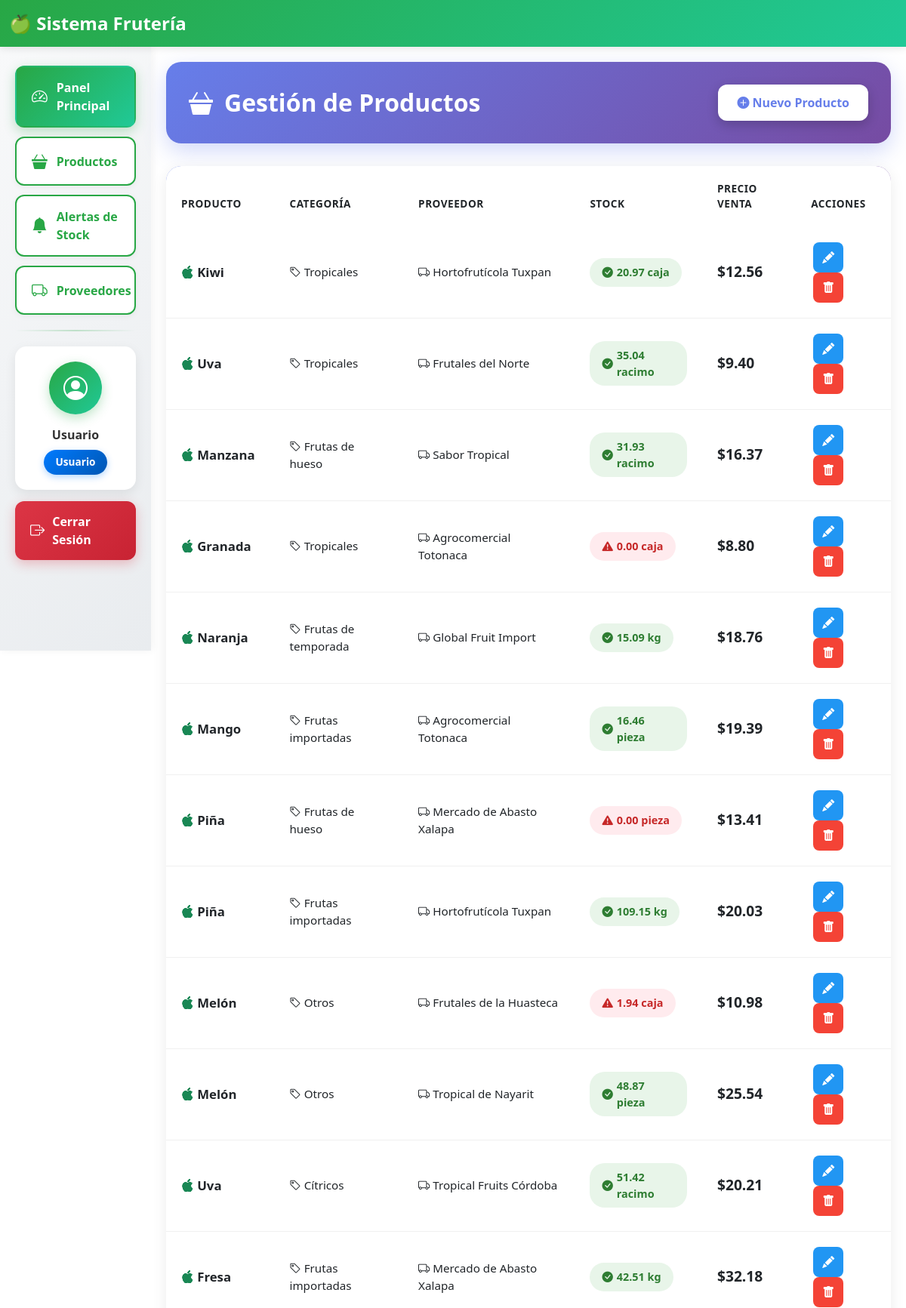
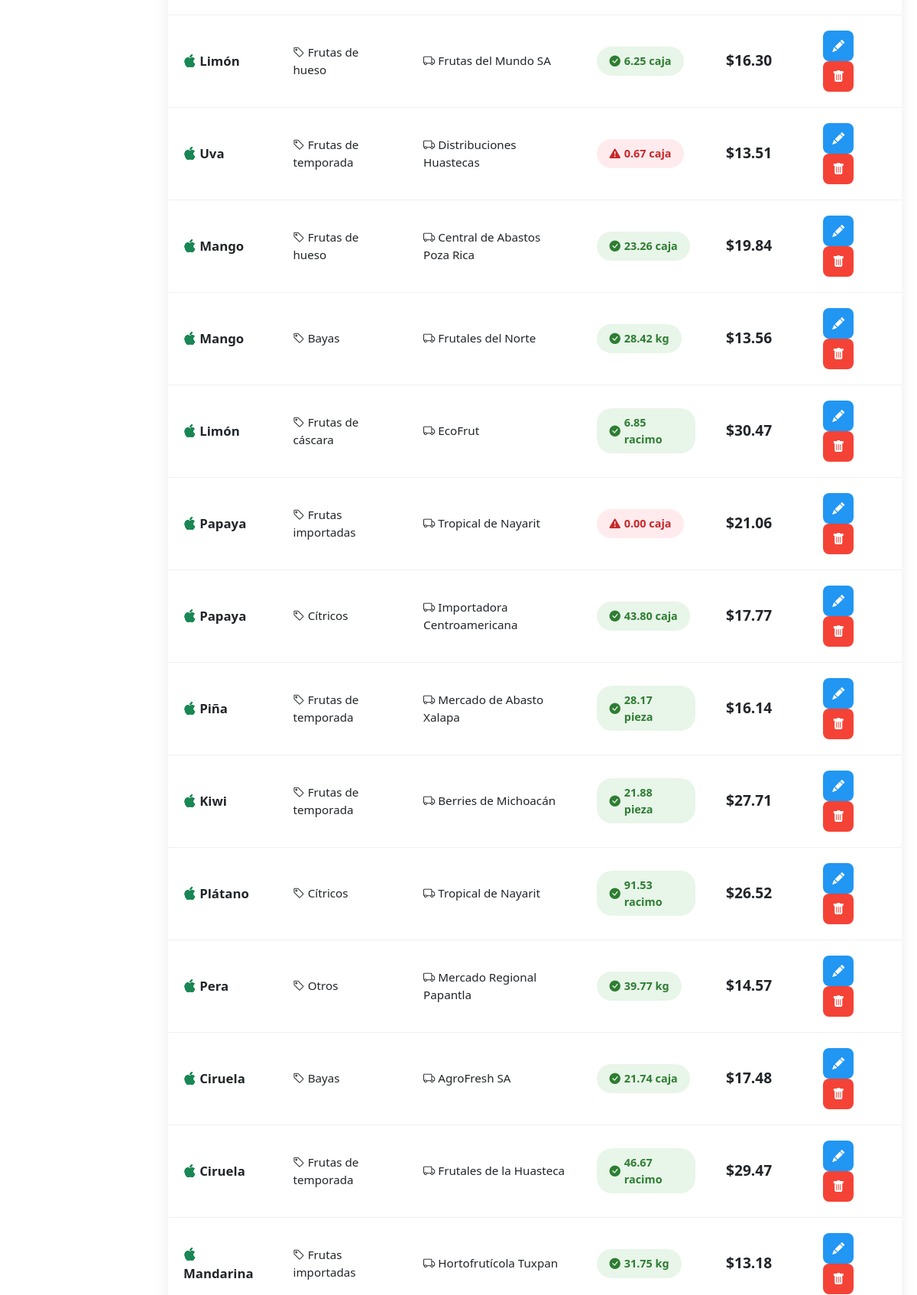
The page /productos.php (upper part) on the database its author committed (2 pictures, top to bottom).
### tables this page shows
CREATE TABLE productos (
    id INT AUTO_INCREMENT PRIMARY KEY,
    nombre VARCHAR(100) NOT NULL,
    categoria_id INT,
    proveedor_id INT,
    precio_compra DECIMAL(10,2) NOT NULL,
    precio_venta DECIMAL(10,2) NOT NULL,
    stock_actual DECIMAL(10,2) DEFAULT 0,
    stock_minimo DECIMAL(10,2) DEFAULT 5,
    unidad_medida ENUM('kg', 'pieza', 'caja', 'racimo') NOT NULL,
    activo BOOLEAN DEFAULT TRUE,
    FOREIGN KEY (categoria_id) REFERENCES categorias(id) ON DELETE SET NULL,
    FOREIGN KEY (proveedor_id) REFERENCES proveedores(id) ON DELETE SET NULL
);

CREATE TABLE categorias (
    id INT AUTO_INCREMENT PRIMARY KEY,
    nombre VARCHAR(50) NOT NULL,
    descripcion VARCHAR(255)
);

CREATE TABLE proveedores (
    id INT AUTO_INCREMENT PRIMARY KEY,
    nombre VARCHAR(100) NOT NULL,
    contacto VARCHAR(100),
    telefono VARCHAR(15),
    direccion VARCHAR(255),
    activo BOOLEAN DEFAULT TRUE
);

### productos.php (the view, shortened to what this page needs)
<?php
require_once 'conexion.php';
include 'includes/header.php';
$productos = $pdo->query("
    SELECT p.*, c.nombre AS categoria, pr.nombre AS proveedor
    FROM productos p
    LEFT JOIN categorias c ON p.categoria_id = c.id
    LEFT JOIN proveedores pr ON p.proveedor_id = pr.id
");
include 'includes/sidebar.php';
?>
<div class="productos-header">
    <h2>
        <i class="bi bi-basket3-fill"></i>
        Gestión de Productos
    </h2>
    <button class="btn btn-nuevo-producto" data-bs-toggle="modal" data-bs-target="#modalProducto">
        <i class="bi bi-plus-circle-fill"></i> Nuevo Producto
    </button>
</div>
<div class="productos-table-container">
    <table class="table table-productos table-hover">
        <thead>
            <tr>
                <th>Producto</th>
                <th>Categoría</th>
                <th>Proveedor</th>
                <th>Stock</th>
                <th>Precio Venta</th>
                <th>Acciones</th>
            </tr>
        </thead>
        <tbody>
            <?php while($producto = $productos->fetch()): ?>
            <tr>
                <td class="producto-nombre">
                    <i class="bi bi-apple text-success"></i>
                    <?= htmlspecialchars($producto['nombre']) ?>
                </td>
                <td class="producto-categoria">
                    <i class="bi bi-tag"></i>
                    <?= htmlspecialchars($producto['categoria']) ?>
                </td>
                <td class="producto-proveedor">
                    <i class="bi bi-truck"></i>
                    <?= htmlspecialchars($producto['proveedor']) ?>
                </td>
                <td>
                    <span class="stock-badge <?= $producto['stock_actual'] <= $producto['stock_minimo'] ? 'stock-bajo' : 'stock-normal' ?>">
                        <?php if($producto['stock_actual'] <= $producto['stock_minimo']): ?>
                            <i class="bi bi-exclamation-triangle-fill"></i>
                        <?php else: ?>
                            <i class="bi bi-check-circle-fill"></i>
                        <?php endif; ?>
                        <?= $producto['stock_actual'] ?> <?= $producto['unidad_medida'] ?>
                    </span>
                </td>
                <td class="precio-venta">
                    $<?= number_format($producto['precio_venta'], 2) ?>
                </td>
                <td>
                    <a href="editar_producto.php?id=<?= $producto['id'] ?>" class="btn btn-accion btn-editar">
                        <i class="bi bi-pencil-fill"></i>
                    </a>
                    <button onclick="confirmarEliminacion(<?= $producto['id'] ?>)" class="btn btn-accion btn-eliminar">
                        <i class="bi bi-trash-fill"></i>
                    </button>
                </td>
            </tr>
            <?php endwhile; ?>
        </tbody>
    </table>
</div>
</div>
</div>
</div>

### productos.php (style rules this page uses)
.productos-header { background: linear-gradient(135deg, #667eea, #764ba2); border-radius: 20px; padding: 30px; color: white; margin-bottom: 30px; display: flex; justify-content: space-between; align-items: center; box-shadow: 0 10px 30px rgba(102, 126, 234, 0.3); }
.productos-header h2 { font-size: 2rem; font-weight: 700; margin: 0; display: flex; align-items: center; gap: 15px; }
.btn-nuevo-producto { background: white; color: #667eea; border: none; padding: 12px 25px; border-radius: 12px; font-weight: 600; transition: all 0.3s ease; box-shadow: 0 5px 15px rgba(0, 0, 0, 0.2); }
.productos-table-container { background: white; border-radius: 20px; padding: 0; box-shadow: 0 5px 20px rgba(0, 0, 0, 0.08); overflow: hidden; }
.table-productos { margin: 0; }
.table-productos thead { background: linear-gradient(135deg, #667eea, #764ba2); color: white; }
.table-productos thead th { border: none; padding: 20px; font-weight: 600; text-transform: uppercase; font-size: 0.85rem; letter-spacing: 0.5px; }
.table-productos tbody tr { transition: all 0.3s ease; border-bottom: 1px solid #f0f0f0; }
.table-productos tbody td { padding: 20px; vertical-align: middle; border: none; }
.producto-nombre { font-weight: 600; color: #333; font-size: 1.05rem; }
.producto-categoria, .producto-proveedor { color: #666; font-size: 0.95rem; }
.stock-badge { padding: 8px 16px; border-radius: 20px; font-weight: 600; font-size: 0.9rem; display: inline-flex; align-items: center; gap: 5px; }
.stock-normal { background: #e8f5e9; color: #2e7d32; }
.stock-bajo { background: #ffebee; color: #c62828; animation: pulse 2s infinite; }
.precio-venta { font-size: 1.2rem; font-weight: 700; color: #4caf50; }
.btn-accion { padding: 8px 12px; border-radius: 8px; border: none; transition: all 0.3s ease; margin: 0 3px; }
.btn-editar { background: #2196f3; color: white; }
.btn-eliminar { background: #f44336; color: white; }

### rows shown on the page
productos: nombre "Kiwi", categoria.nombre "Tropicales", proveedor.nombre "Hortofrutícola Tuxpan", stock_actual "20.97", unidad_medida "caja", precio_venta "12.56"
productos: nombre "Uva", categoria.nombre "Tropicales", proveedor.nombre "Frutales del Norte", stock_actual "35.04", unidad_medida "racimo", precio_venta "9.40"
productos: nombre "Manzana", categoria.nombre "Frutas de hueso", proveedor.nombre "Sabor Tropical", stock_actual "31.93", unidad_medida "racimo", precio_venta "16.37"
productos: nombre "Granada", categoria.nombre "Tropicales", proveedor.nombre "Agrocomercial Totonaca", stock_actual "0.00", unidad_medida "caja", precio_venta "8.80"
productos: nombre "Naranja", categoria.nombre "Frutas de temporada", proveedor.nombre "Global Fruit Import", stock_actual "15.09", unidad_medida "kg", precio_venta "18.76"
productos: nombre "Mango", categoria.nombre "Frutas importadas", proveedor.nombre "Agrocomercial Totonaca", stock_actual "16.46", unidad_medida "pieza", precio_venta "19.39"
productos: nombre "Piña", categoria.nombre "Frutas de hueso", proveedor.nombre "Mercado de Abasto Xalapa", stock_actual "0.00", unidad_medida "pieza", precio_venta "13.41"
productos: nombre "Piña", categoria.nombre "Frutas importadas", proveedor.nombre "Hortofrutícola Tuxpan", stock_actual "109.15", unidad_medida "kg", precio_venta "20.03"
productos: nombre "Melón", categoria.nombre "Otros", proveedor.nombre "Frutales de la Huasteca", stock_actual "1.94", unidad_medida "caja", precio_venta "10.98"
productos: nombre "Melón", categoria.nombre "Otros", proveedor.nombre "Tropical de Nayarit", stock_actual "48.87", unidad_medida "pieza", precio_venta "25.54"
productos: nombre "Uva", categoria.nombre "Cítricos", proveedor.nombre "Tropical Fruits Córdoba", stock_actual "51.42", unidad_medida "racimo", precio_venta "20.21"
productos: nombre "Fresa", categoria.nombre "Frutas importadas", proveedor.nombre "Mercado de Abasto Xalapa", stock_actual "42.51", unidad_medida "kg", precio_venta "32.18"
productos: nombre "Limón", categoria.nombre "Frutas de hueso", proveedor.nombre "Frutas del Mundo SA", stock_actual "6.25", unidad_medida "caja", precio_venta "16.30"
productos: nombre "Uva", categoria.nombre "Frutas de temporada", proveedor.nombre "Distribuciones Huastecas", stock_actual "0.67", unidad_medida "caja", precio_venta "13.51"
productos: nombre "Mango", categoria.nombre "Frutas de hueso", proveedor.nombre "Central de Abastos Poza Rica", stock_actual "23.26", unidad_medida "caja", precio_venta "19.84"
productos: nombre "Mango", categoria.nombre "Bayas", proveedor.nombre "Frutales del Norte", stock_actual "28.42", unidad_medida "kg", precio_venta "13.56"
productos: nombre "Limón", categoria.nombre "Frutas de cáscara", proveedor.nombre "EcoFrut", stock_actual "6.85", unidad_medida "racimo", precio_venta "30.47"
productos: nombre "Papaya", categoria.nombre "Frutas importadas", proveedor.nombre "Tropical de Nayarit", stock_actual "0.00", unidad_medida "caja", precio_venta "21.06"
productos: nombre "Papaya", categoria.nombre "Cítricos", proveedor.nombre "Importadora Centroamericana", stock_actual "43.80", unidad_medida "caja", precio_venta "17.77"
productos: nombre "Piña", categoria.nombre "Frutas de temporada", proveedor.nombre "Mercado de Abasto Xalapa", stock_actual "28.17", unidad_medida "pieza", precio_venta "16.14"
productos: nombre "Kiwi", categoria.nombre "Frutas de temporada", proveedor.nombre "Berries de Michoacán", stock_actual "21.88", unidad_medida "pieza", precio_venta "27.71"
productos: nombre "Plátano", categoria.nombre "Cítricos", proveedor.nombre "Tropical de Nayarit", stock_actual "91.53", unidad_medida "racimo", precio_venta "26.52"
productos: nombre "Pera", categoria.nombre "Otros", proveedor.nombre "Mercado Regional Papantla", stock_actual "39.77", unidad_medida "kg", precio_venta "14.57"
productos: nombre "Ciruela", categoria.nombre "Bayas", proveedor.nombre "AgroFresh SA", stock_actual "21.74", unidad_medida "caja", precio_venta "17.48"
productos: nombre "Ciruela", categoria.nombre "Frutas de temporada", proveedor.nombre "Frutales de la Huasteca", stock_actual "46.67", unidad_medida "racimo", precio_venta "29.47"
productos: nombre "Mandarina", categoria.nombre "Frutas importadas", proveedor.nombre "Hortofrutícola Tuxpan", stock_actual "31.75", unidad_medida "kg", precio_venta "13.18"

### other values the page prints
$_SESSION['nombre'] "Usuario"
